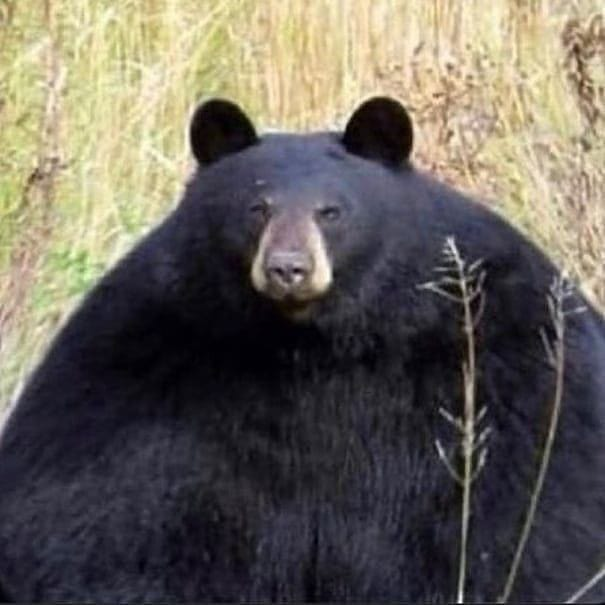
#> input picture images/oso.jpg, 605 x 605 px
$ python main.py
#> lines starting #> are read from the running program, lines starting #| are printed output that depends on the picture
### processing/template.py
from abc import ABC, abstractmethod
from PIL import Image

class ImageProcessor(ABC):
    def process(self, input_path, output_path):
        # 1. Cargar la imagen
        image = self.load_image(input_path)
        # 2. Aplicar transformación (definida en subclases)
        transformed_image = self.transform(image)
        # 3. Guardar la imagen
        self.save_image(transformed_image, output_path)

    def load_image(self, path):
#> called with path = 'images/oso.jpg'
        print(f"Cargando imagen desde {path}")
        return Image.open(path)
#> returned value is the input picture: PIL image 605x605 RGB; mean R, G, B 103.3, 97.9, 90.1

    @abstractmethod
    def transform(self, image):
        pass

    def save_image(self, image, path):
        print(f"Guardando imagen en {path}")
        image.save(path)

### processing/filters.py
from PIL import ImageEnhance

def brightness_filter(image, factor=1.5):
#> called with factor = 1.2
    print("Aplicando filtro de brillo...")
    enhancer = ImageEnhance.Brightness(image)
    return enhancer.enhance(factor)
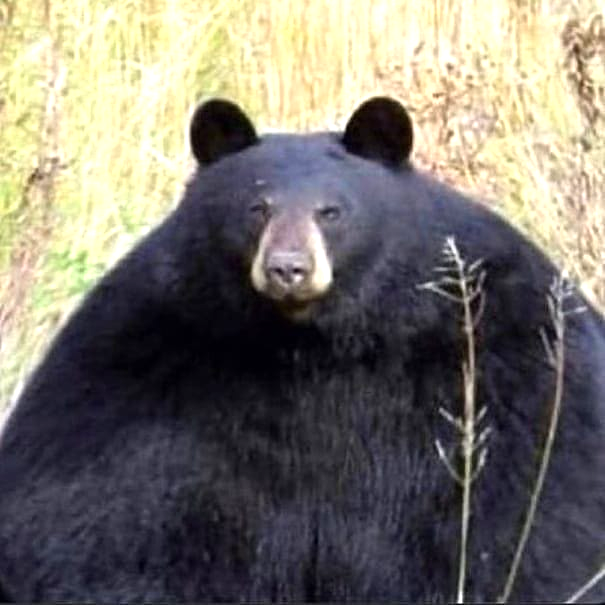
#> returned value: PIL image 605x605 RGB; mean R, G, B 119.6, 115.4, 107.8

def contrast_filter(image, factor=1.5):
#> called with factor = 1.5
    print("Aplicando filtro de contraste...")
    enhancer = ImageEnhance.Contrast(image)
    return enhancer.enhance(factor)
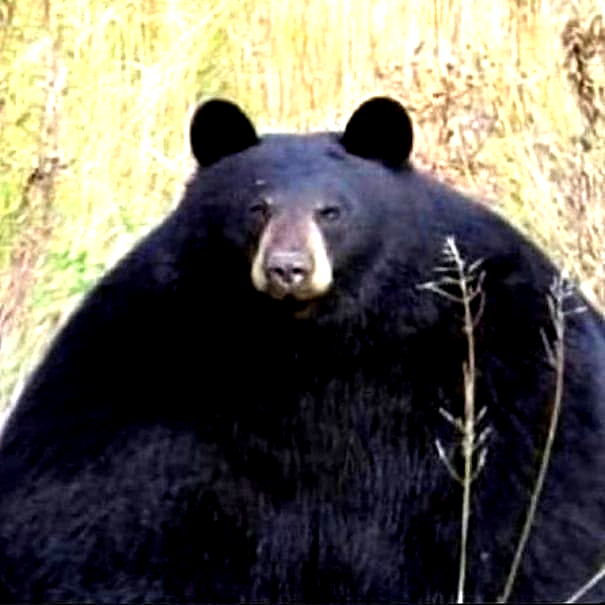
#> returned value: PIL image 605x605 RGB; mean R, G, B 102.1, 98.6, 88.8

### processing/manager.py
from .template import ImageProcessor
from .filters import brightness_filter, contrast_filter

class BrightnessProcessor(ImageProcessor):
    def transform(self, image):
        return brightness_filter(image, factor=1.2)

class ContrastProcessor(ImageProcessor):
    def transform(self, image):
        return contrast_filter(image, factor=1.5)

def process_image(input_path, output_path, mode="brightness"):
    if mode == "brightness":
        processor = BrightnessProcessor()
    elif mode == "contrast":
        processor = ContrastProcessor()
    else:
        raise ValueError(f"Modo desconocido: {mode}")

    processor.process(input_path, output_path)

### main.py
import os
from processing.manager import process_image

def main():
    input_path = "images/oso.jpg"  # Cambia el nombre según tu imagen
    output_dir = "results"
    os.makedirs(output_dir, exist_ok=True)

    # Procesar con diferentes modos
    process_image(input_path, f"{output_dir}/brightness.jpg", mode="brightness")
    process_image(input_path, f"{output_dir}/contrast.jpg", mode="contrast")

if __name__ == "__main__":
    main()
